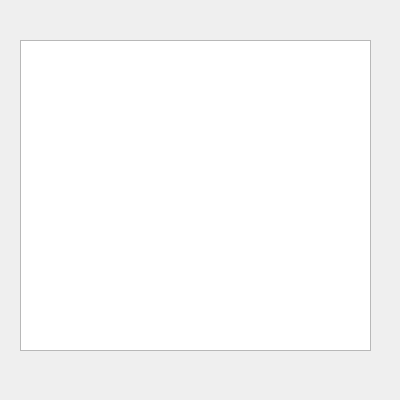
<?xml version="1.0" encoding="UTF-8"?>
<ui version="4.0">
 <class>Widget</class>
 <widget class="QWidget" name="Widget">
  <property name="geometry">
   <rect>
    <x>0</x>
    <y>0</y>
    <width>400</width>
    <height>400</height>
   </rect>
  </property>
  <property name="windowTitle">
   <string>Widget</string>
  </property>
  <widget class="QTextEdit" name="textEdit">
   <property name="geometry">
    <rect>
     <x>20</x>
     <y>40</y>
     <width>351</width>
     <height>311</height>
    </rect>
   </property>
  </widget>
 </widget>
 <resources/>
 <connections/>
</ui>
